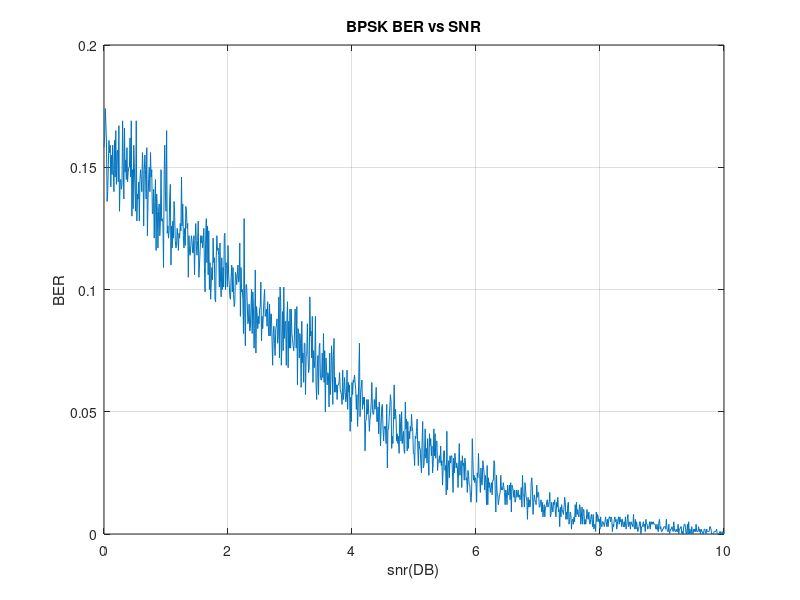

Write MATLAB code to recreate this figure.
clc , clearvars;

%bpsk

bits = 2*randi([0 1],1,1000)-1; %generation of random bits

snrValues = 0:0.01:10; %change snr max from here
berValues = []; %BER values so i can plot em later

for k=1:numel(snrValues)
    snr=snrValues(k);
    rx= awgn(bits,snr);
    detectedBits= 2*(rx>0)-1;
    ber= mean(detectedBits ~= bits);
    berValues(k)=ber;
end

plot(snrValues,berValues)
xlabel('snr(DB)')
ylabel('BER')
title('BPSK BER vs SNR')
grid on;
